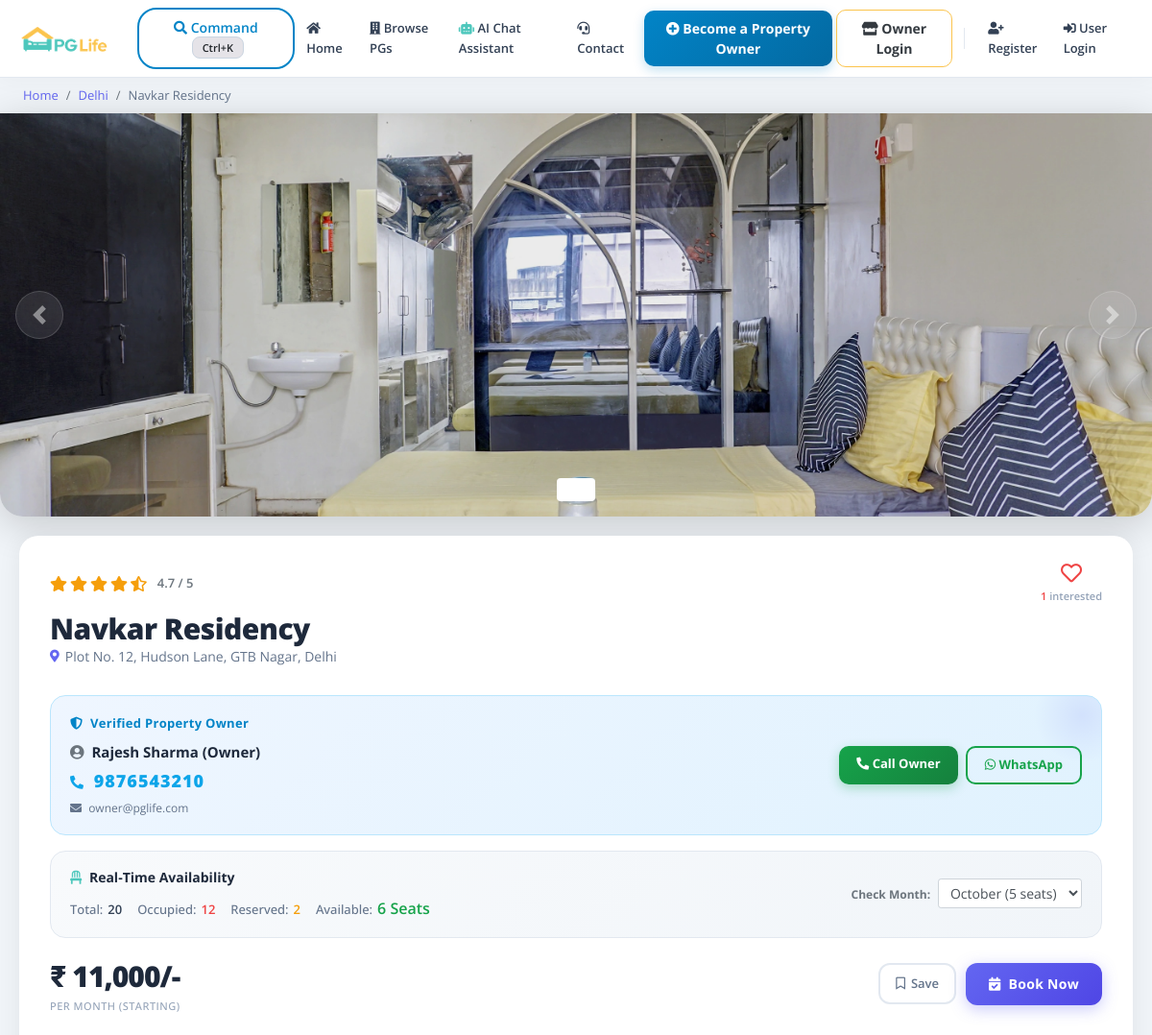
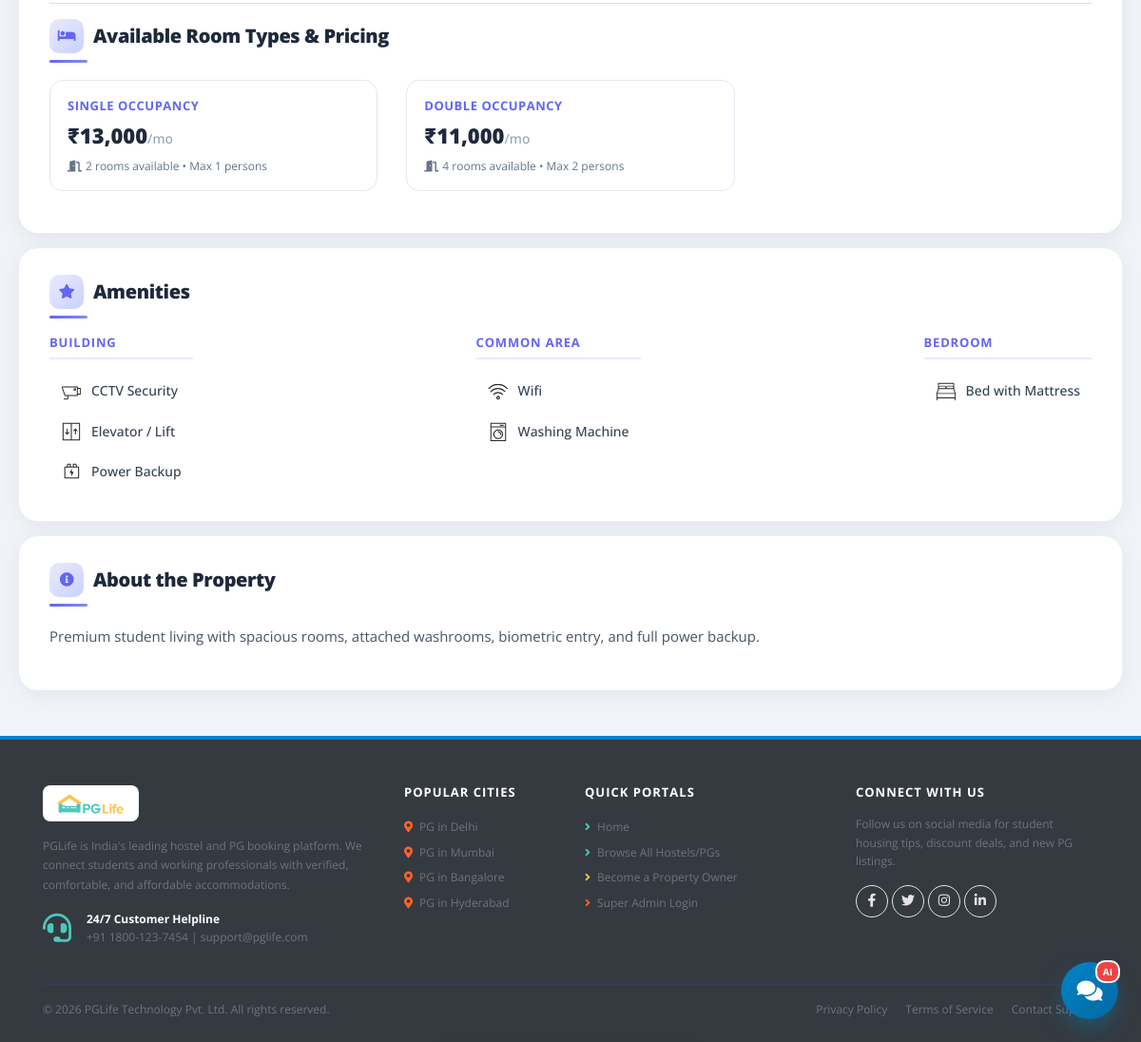
Screenshot of /property_detail.php?property_id=2 with the database file from the repository (2 pictures, top to bottom).
### tables this page shows
CREATE TABLE `properties` (
  `id` int(11) NOT NULL AUTO_INCREMENT,
  `city_id` int(11) NOT NULL,
  `owner_id` int(11) DEFAULT NULL,
  `name` varchar(255) NOT NULL,
  `address` varchar(255) NOT NULL,
  `description` text NOT NULL,
  `gender` enum('male','female','unisex') NOT NULL,
  `rent` int(11) NOT NULL,
  `rating_clean` float(3,1) NOT NULL DEFAULT 4.0,
  `rating_food` float(3,1) NOT NULL DEFAULT 4.0,
  `rating_safety` float(3,1) NOT NULL DEFAULT 4.0,
  `status` enum('pending','approved','rejected','suspended') NOT NULL DEFAULT 'approved',
  `is_published` tinyint(1) NOT NULL DEFAULT 1,
  `is_pet_friendly` tinyint(1) NOT NULL DEFAULT 0,
  `near_college` varchar(255) DEFAULT NULL,
  `views_count` int(11) NOT NULL DEFAULT 0,
  `admin_notes` text DEFAULT NULL,
  `total_rooms` int(11) NOT NULL DEFAULT 10,
  `total_beds` int(11) NOT NULL DEFAULT 20,
  `total_seats` int(11) NOT NULL DEFAULT 20,
  `reserved_seats` int(11) NOT NULL DEFAULT 2,
  `occupied_seats` int(11) NOT NULL DEFAULT 12,
  `available_seats` int(11) NOT NULL DEFAULT 6,
  `monthly_vacancy` json DEFAULT NULL,
  `waiting_list_enabled` tinyint(1) NOT NULL DEFAULT 1,
  PRIMARY KEY (`id`),
  KEY `city_id` (`city_id`),
  KEY `owner_id` (`owner_id`),
  CONSTRAINT `fk_properties_cities` FOREIGN KEY (`city_id`) REFERENCES `cities` (`id`) ON DELETE CASCADE,
  CONSTRAINT `fk_properties_owner` FOREIGN KEY (`owner_id`) REFERENCES `users` (`id`) ON DELETE SET NULL
);

CREATE TABLE `cities` (
  `id` int(11) NOT NULL AUTO_INCREMENT,
  `name` varchar(100) NOT NULL,
  PRIMARY KEY (`id`)
);

CREATE TABLE `users` (
  `id` int(11) NOT NULL AUTO_INCREMENT,
  `email` varchar(255) NOT NULL,
  `password` varchar(255) NOT NULL,
  `full_name` varchar(255) NOT NULL,
  `phone` varchar(20) NOT NULL,
  `gender` varchar(10) NOT NULL,
  `college_name` varchar(255) NOT NULL,
  `role` enum('user','owner','admin') NOT NULL DEFAULT 'user',
  `profile_image` varchar(255) DEFAULT NULL,
  `address` text DEFAULT NULL,
  `id_proof_doc` varchar(255) DEFAULT NULL,
  `id_verified` enum('unverified','pending','verified','rejected','deactivated_archived') NOT NULL DEFAULT 'unverified',
  `notification_prefs` varchar(255) DEFAULT '{"email":true,"push":true,"sms":false}',
  `deletion_status` enum('none','pending_approval','approved','rejected') DEFAULT 'none',
  `deletion_reason` text DEFAULT NULL,
  `deletion_requested_at` datetime DEFAULT NULL,
  `deletion_admin_remark` text DEFAULT NULL,
  `created_at` timestamp DEFAULT CURRENT_TIMESTAMP,
  PRIMARY KEY (`id`),
  UNIQUE KEY `email` (`email`)
);

CREATE TABLE `property_rooms` (
  `id` int(11) NOT NULL AUTO_INCREMENT,
  `property_id` int(11) NOT NULL,
  `room_type` enum('Single','Double','Triple','Dormitory') NOT NULL,
  `rent` int(11) NOT NULL,
  `capacity` int(11) NOT NULL DEFAULT 1,
  `available_rooms` int(11) NOT NULL DEFAULT 1,
  PRIMARY KEY (`id`),
  KEY `property_id` (`property_id`),
  CONSTRAINT `fk_rooms_properties` FOREIGN KEY (`property_id`) REFERENCES `properties` (`id`) ON DELETE CASCADE
);

CREATE TABLE `amenities` (
  `id` int(11) NOT NULL AUTO_INCREMENT,
  `name` varchar(100) NOT NULL,
  `type` varchar(100) NOT NULL,
  `icon` varchar(100) NOT NULL,
  PRIMARY KEY (`id`)
);

### property_detail.php (the view, shortened to what this page needs)
<?php
require "includes/database_connect.php";
$property_id = (int)$_GET["property_id"];
$sql_1 = "SELECT p.*, p.id AS property_id, p.name AS property_name, c.name AS city_name,
               o.full_name AS owner_name, o.phone AS owner_phone, o.email AS owner_email
            FROM properties p
            INNER JOIN cities c ON p.city_id = c.id
            LEFT JOIN users o ON p.owner_id = o.id
            WHERE p.id = $property_id";
$result_1 = mysqli_query($conn, $sql_1);
$property = mysqli_fetch_assoc($result_1);
$sql_3 = "SELECT a.*
            FROM amenities a
            INNER JOIN properties_amenities pa ON a.id = pa.amenity_id
            WHERE pa.property_id = $property_id";
$result_3 = mysqli_query($conn, $sql_3);
$amenities = $result_3 ? mysqli_fetch_all($result_3, MYSQLI_ASSOC) : array();
$sql_4 = "SELECT * FROM interested_users_properties WHERE property_id = $property_id";
$result_4 = mysqli_query($conn, $sql_4);
$interested_users = $result_4 ? mysqli_fetch_all($result_4, MYSQLI_ASSOC) : array();
$interested_users_count = count($interested_users);
$monthly_vacancy = !empty($property['monthly_vacancy']) ? json_decode($property['monthly_vacancy'], true) : array(
    'January' => 6, 'February' => 0, 'March' => 3, 'April' => 8, 'May' => 5, 'June' => 4,
    'July' => 2, 'August' => 0, 'September' => 7, 'October' => 5, 'November' => 6, 'December' => 4
);
$current_month = date('F');
$avail_this_month = isset($monthly_vacancy[$current_month]) ? (int)$monthly_vacancy[$current_month] : (int)$property['available_seats'];
?>
<!DOCTYPE html>
<html lang="en">
<head>
    <?php include "includes/head_links.php"; ?>
    <link href="css/property_detail.css" rel="stylesheet" />
</head>
<body>
    <?php include "includes/header.php"; ?>
    <nav aria-label="breadcrumb">
        <ol class="breadcrumb py-2 px-4">
            <li class="breadcrumb-item"><a href="index.php">Home</a></li>
            <li class="breadcrumb-item"><a href="property_list.php?city=<?= $property['city_name']; ?>"><?= $property['city_name']; ?></a></li>
            <li class="breadcrumb-item active" aria-current="page"><?= htmlspecialchars($property['property_name']); ?></li>
        </ol>
    </nav>
    <div id="property-images" class="carousel slide" data-ride="carousel">
        <ol class="carousel-indicators">
            <?php
            $property_images = glob("img/properties/" . $property['property_id'] . "/*");
            foreach ($property_images as $index => $property_image) {
            ?>
                <li data-target="#property-images" data-slide-to="<?= $index ?>" class="<?= $index == 0 ? "active" : ""; ?>"></li>
            <?php } ?>
        </ol>
        <div class="carousel-inner">
            <?php foreach ($property_images as $index => $property_image) { ?>
                <div class="carousel-item <?= $index == 0 ? "active" : ""; ?>">
                    <img class="d-block w-100" src="<?= $property_image ?>" onerror="this.src='img/properties/1/46ebbb537aa9fb0a.jpg'" alt="Property image <?= $index + 1 ?>">
                </div>
            <?php } ?>
        </div>
        <a class="carousel-control-prev" href="#property-images" role="button" data-slide="prev">
            <span class="carousel-control-prev-icon"></span>
        </a>
        <a class="carousel-control-next" href="#property-images" role="button" data-slide="next">
            <span class="carousel-control-next-icon"></span>
        </a>
    </div>
    <div class="property-summary">
        <div class="row no-gutters justify-content-between align-items-center mb-2">
            <?php
            $total_rating = ($property['rating_clean'] + $property['rating_food'] + $property['rating_safety']) / 3;
            $total_rating = round($total_rating, 1);
            ?>
            <div class="star-container" title="<?= $total_rating ?>">
                <?php for ($i = 0; $i < 5; $i++) {
                    if ($total_rating >= $i + 0.8) { echo '<i class="fas fa-star"></i>'; }
                    elseif ($total_rating >= $i + 0.3) { echo '<i class="fas fa-star-half-alt"></i>'; }
                    else { echo '<i class="far fa-star"></i>'; }
                } ?>
                <span class="ml-2 text-muted" style="font-size:13px;font-weight:600;"><?= $total_rating ?> / 5</span>
            </div>
            <div class="interested-container">
                <?php
                $is_interested = false;
                ?>
                <button class="btn btn-link p-0 text-decoration-none border-0" onclick="requireAuth('interest')" title="Mark Interested">
                    <i class="<?= $is_interested ? 'fas' : 'far'; ?> fa-heart is-interested-image"></i>
                    <span class="interested-text"><span class="interested-user-count"><?= $interested_users_count ?></span> interested</span>
                </button>
            </div>
        </div>
        <div class="detail-container my-2">
            <div class="property-name"><?= htmlspecialchars($property['property_name']) ?></div>
            <div class="property-address"><?= htmlspecialchars($property['address']) ?></div>
        </div>
        <?php
        $owner_name  = !empty($property['owner_name'])  ? $property['owner_name']  : 'Rajesh Sharma (Owner)';
        $owner_phone = !empty($property['owner_phone']) ? $property['owner_phone'] : '9876543210';
        $owner_email = !empty($property['owner_email']) ? $property['owner_email'] : 'owner@pglife.com';
        ?>
        <div class="owner-contact-card">
            <div class="row align-items-center">
                <div class="col-md-7">
                    <div class="owner-label"><i class="fas fa-shield-alt mr-1"></i> Verified Property Owner</div>
                    <div class="owner-name mb-1"><i class="fas fa-user-circle mr-1 text-muted"></i> <?= htmlspecialchars($owner_name); ?></div>
                    <div class="owner-phone"><i class="fas fa-phone-alt mr-1" style="font-size:14px;"></i> <?= htmlspecialchars($owner_phone); ?></div>
                    <div class="owner-email mt-1"><i class="fas fa-envelope mr-1"></i> <?= htmlspecialchars($owner_email); ?></div>
                </div>
                <div class="col-md-5 text-md-right mt-3 mt-md-0 d-flex flex-column flex-md-row gap-2 justify-content-md-end" style="gap:8px;">
                    <a href="tel:<?= $owner_phone; ?>" class="btn btn-call-owner mb-2 mb-md-0">
                        <i class="fas fa-phone-alt"></i> Call Owner
                    </a>
                    <a href="https://wa.me/91<?= $owner_phone; ?>" target="_blank" class="btn btn-whatsapp-owner">
                        <i class="fab fa-whatsapp"></i> WhatsApp
                    </a>
                </div>
            </div>
        </div>
        <div class="seat-badge my-3">
            <div class="row align-items-center">
                <div class="col-md-7">
                    <div class="seat-title"><i class="fas fa-chair text-primary mr-1"></i> Real-Time Availability</div>
                    <div>
                        <span class="seat-stat"><span class="label">Total:</span><span class="total-val"><?= (int)$property['total_beds']; ?></span></span>
                        <span class="seat-stat"><span class="label">Occupied:</span><span class="occupied-val"><?= (int)$property['occupied_seats']; ?></span></span>
                        <span class="seat-stat"><span class="label">Reserved:</span><span class="reserved-val"><?= (int)$property['reserved_seats']; ?></span></span>
                        <span class="seat-stat"><span class="label">Available:</span><span class="avail-val" id="liveAvailSeats"><?= (int)$property['available_seats']; ?> Seats</span></span>
                    </div>
                </div>
                <div class="col-md-5 mt-2 mt-md-0 text-md-right">
                    <label class="small font-weight-bold mr-1 text-muted" for="selectMonthVacancy">Check Month:</label>
                    <select id="selectMonthVacancy" class="form-control form-control-sm d-inline-block" style="width: 150px;" onchange="updateMonthVacancy(this.value)">
                        <?php foreach ($monthly_vacancy as $month_name => $seats_cnt) { ?>
                            <option value="<?= $seats_cnt; ?>" <?= $month_name === $current_month ? 'selected' : ''; ?>>
                                <?= $month_name; ?> (<?= $seats_cnt; ?> seats)
                            </option>
                        <?php } ?>
                    </select>
                </div>
            </div>
        </div>
        <div class="row no-gutters align-items-center mt-3">
            <div class="rent-container col-6">
                <div class="rent">₹ <?= number_format($property['rent']) ?>/-</div>
                <div class="rent-unit">per month (Starting)</div>
            </div>
            <div class="button-container col-6">
                <button class="btn-save-prop" onclick="requireAuth('save', <?= $property['property_id']; ?>)" id="btnSaveProperty">
                    <i class="far fa-bookmark" id="iconSavedProperty"></i> Save
                </button>
                <button id="btnBookNow" class="btn-book-now"
                    onclick="requireAuth('book', <?= $property['property_id']; ?>)"
                    <?= $avail_this_month === 0 ? 'disabled' : ''; ?>>
                    <i class="fas fa-calendar-check mr-1"></i> Book Now
                </button>
            </div>
        </div>
        <?php
        $rooms_res = mysqli_query($conn, "SELECT * FROM property_rooms WHERE property_id = $property_id");
        if ($rooms_res && mysqli_num_rows($rooms_res) > 0) {
        ?>
            <div class="mt-4 pt-3 border-top">
                <h5 class="section-header">
                    <span class="section-icon"><i class="fas fa-bed"></i></span>
                    Available Room Types &amp; Pricing
                </h5>
                <div class="row">
                    <?php while ($room = mysqli_fetch_assoc($rooms_res)) { ?>
                        <div class="col-md-4 mb-3">
                            <div class="room-card">
                                <div class="room-type-label"><?= $room['room_type']; ?> Occupancy</div>
                                <div class="room-rent">₹<?= number_format($room['rent']); ?><span style="font-size:14px;font-weight:500;color:#94a3b8;">/mo</span></div>
                                <div class="room-avail"><i class="fas fa-door-open mr-1"></i><?= $room['available_rooms']; ?> rooms available &bull; Max <?= $room['capacity']; ?> persons</div>
                            </div>
                        </div>
                    <?php } ?>
                </div>
            </div>
        <?php } ?>
    </div>
    <div class="property-amenities">
        <h2 class="section-header"><span class="section-icon"><i class="fas fa-star"></i></span> Amenities</h2>
        <div class="row justify-content-between">
            <div class="col-md-auto">
                <h5>Building</h5>
                <?php foreach ($amenities as $amenity) { if ($amenity['type'] == "Building") { ?>
                    <div class="amenity-container"><img src="img/amenities/<?= $amenity['icon'] ?>.svg" onerror="this.style.display='none'" alt="<?= $amenity['name'] ?>"> <span><?= $amenity['name'] ?></span></div>
                <?php } } ?>
            </div>
            <div class="col-md-auto">
                <h5>Common Area</h5>
                <?php foreach ($amenities as $amenity) { if ($amenity['type'] == "Common Area") { ?>
                    <div class="amenity-container"><img src="img/amenities/<?= $amenity['icon'] ?>.svg" onerror="this.style.display='none'" alt="<?= $amenity['name'] ?>"> <span><?= $amenity['name'] ?></span></div>
                <?php } } ?>
            </div>
            <div class="col-md-auto">
                <h5>Bedroom</h5>
                <?php foreach ($amenities as $amenity) { if ($amenity['type'] == "Bedroom") { ?>
                    <div class="amenity-container"><img src="img/amenities/<?= $amenity['icon'] ?>.svg" onerror="this.style.display='none'" alt="<?= $amenity['name'] ?>"> <span><?= $amenity['name'] ?></span></div>
                <?php } } ?>
            </div>
        </div>
    </div>
    <div class="property-about">
        <h2 class="section-header"><span class="section-icon"><i class="fas fa-info-circle"></i></span> About the Property</h2>
        <p><?= htmlspecialchars($property['description']) ?></p>
    </div>
    <?php
    include "includes/footer.php";
    ?>
</body>
</html>

### css/common.css (style rules this page uses)
:root { --primary-color: #0284c7; --primary-hover: #0369a1; --accent-color: #f59e0b; --dark-bg: #0f172a; --card-bg: #ffffff; --border-color: #e2e8f0; --text-primary: #1e293b; --text-muted: #64748b; --border-radius: 12px; --transition-fast: all 0.2s ease-in-out; }
* { box-sizing: border-box; font-family: 'Open Sans', -apple-system, BlinkMacSystemFont, 'Segoe UI', Roboto, sans-serif; }
body { color: var(--text-primary); background-color: #f8fafc; font-size: 15px; line-height: 1.6; position: relative; }
h1, h2, h3, h4, h5, h6 { font-weight: 700; color: #0f172a; letter-spacing: -0.02em; }
.btn { border-radius: 10px; font-weight: 600; padding: 8px 18px; transition: var(--transition-fast); }
.breadcrumb { background-color: #f1f5f9; font-size: 13px; padding: 12px 24px; border-radius: 0px; }

### rows the page displays
properties: city.name "Delhi", name "Navkar Residency", rating_food 4.5 (drawn), rating_safety "4.7", address "Plot No. 12, Hudson Lane, GTB Nagar, Delhi", owner.full_name "Rajesh Sharma (Owner)", owner.phone "9876543210", owner.email "owner@pglife.com", total_beds "20", occupied_seats "12", reserved_seats "2", available_seats "6", rent "11,000", description "Premium student living with spacious rooms, attached washrooms, biometric entry, and full power backup."
property_rooms: room_type "SINGLE", rent "13,000", available_rooms "2", capacity "1"
property_rooms: room_type "DOUBLE", rent "11,000", available_rooms "4", capacity "2"
amenities: icon (picture), name "CCTV Security"
amenities: icon (picture), name "Elevator / Lift"
amenities: icon (picture), name "Power Backup"
amenities: icon (picture), name "Wifi"
amenities: icon (picture), name "Washing Machine"
amenities: name "Bed with Mattress"

### other values shown
$interested_users_count "1"
form field value "October (5 seats)"
